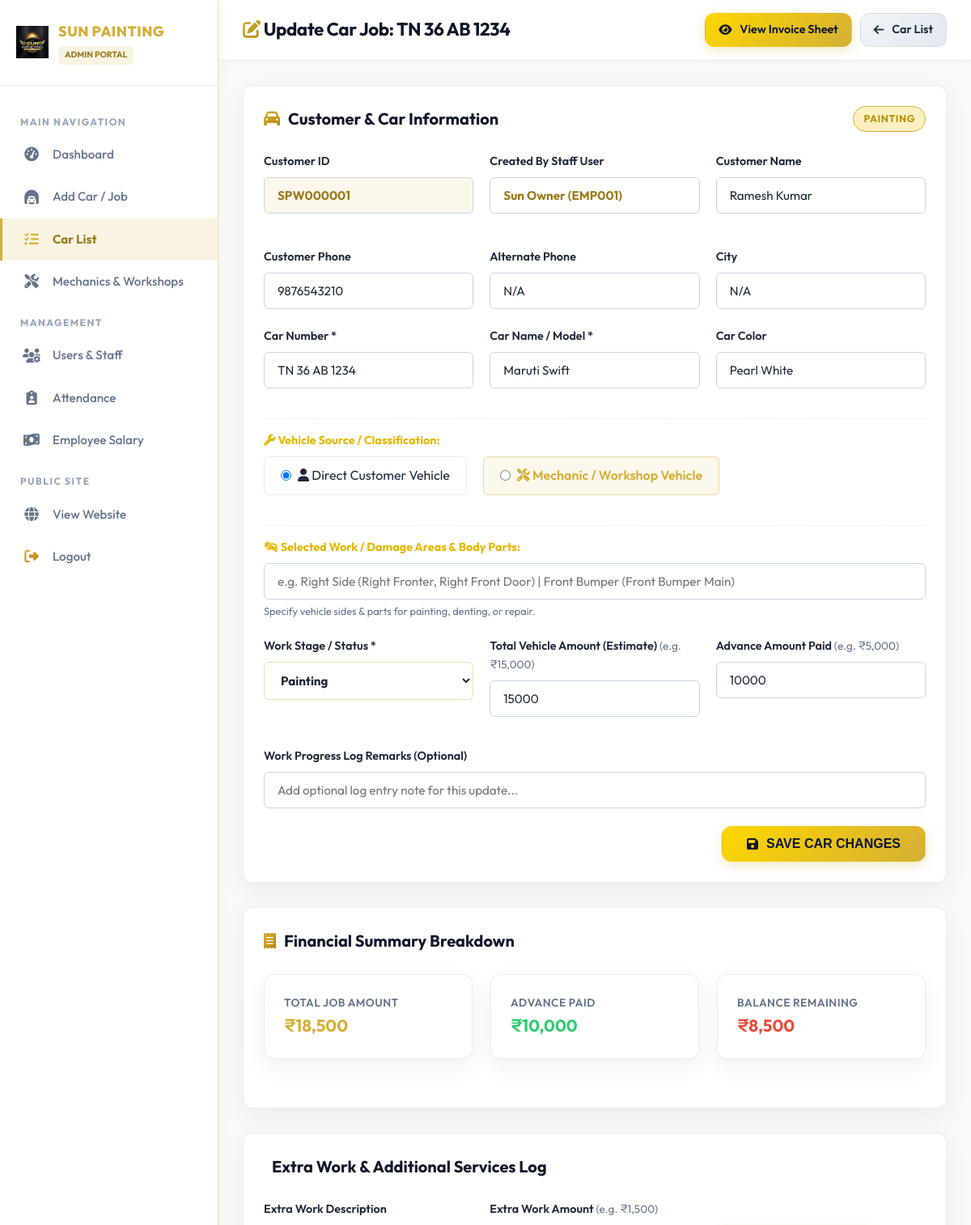
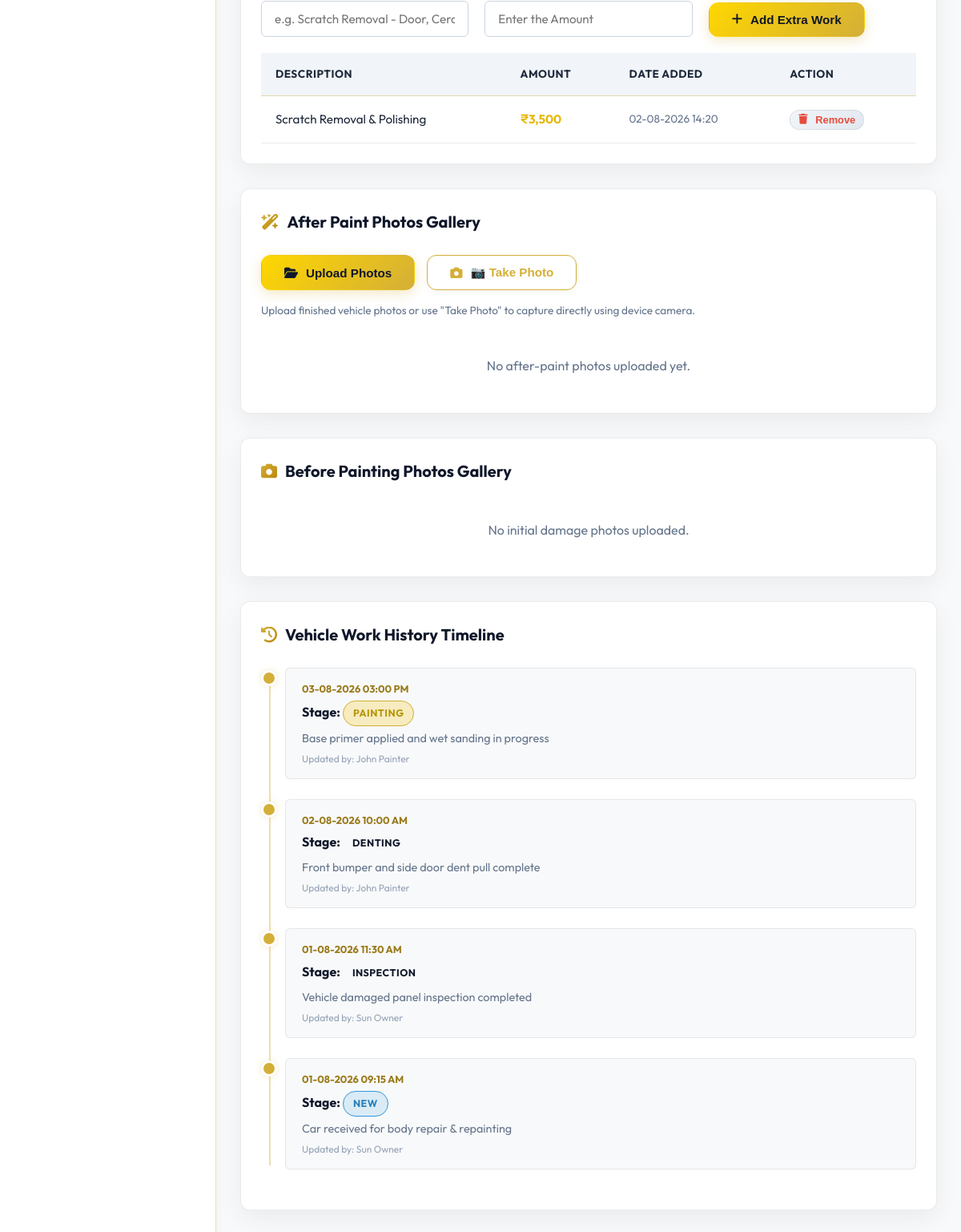
Page /admin/update_car.php?id=1 (signed in) on the committed database (2 pictures, top to bottom).
### tables this page shows
CREATE TABLE IF NOT EXISTS `cars` (
  `id` INT AUTO_INCREMENT PRIMARY KEY,
  `customer_id` VARCHAR(50) NOT NULL,
  `car_number` VARCHAR(50) NOT NULL,
  `car_name` VARCHAR(100) NOT NULL,
  `car_color` VARCHAR(50) NOT NULL,
  `is_mechanic_vehicle` ENUM('No', 'Yes') NOT NULL DEFAULT 'No',
  `mechanic_name` VARCHAR(100) NULL,
  `workshop_name` VARCHAR(100) NULL,
  `mechanic_contact` VARCHAR(20) NULL,
  `mechanic_location` VARCHAR(150) NULL,
  `customer_contact` VARCHAR(20) NULL,
  `estimate_amount` DECIMAL(10,2) NOT NULL DEFAULT 0.00,
  `total_amount` DECIMAL(10,2) NOT NULL DEFAULT 0.00,
  `final_amount` DECIMAL(10,2) NOT NULL DEFAULT 0.00,
  `advance_amount` DECIMAL(10,2) NOT NULL DEFAULT 0.00,
  `mechanic_total_amount` DECIMAL(10,2) NOT NULL DEFAULT 0.00,
  `mechanic_given_amount` DECIMAL(10,2) NOT NULL DEFAULT 0.00,
  `mechanic_balance_amount` DECIMAL(10,2) NOT NULL DEFAULT 0.00,
  `balance_amount` DECIMAL(10,2) NOT NULL DEFAULT 0.00,
  `payment_status` ENUM('Pending', 'Partial', 'Paid') NOT NULL DEFAULT 'Pending',
  `status` ENUM('New', 'Inspection', 'Denting', 'Painting', 'Polishing', 'Extra Work', 'Completed', 'Delivered') NOT NULL DEFAULT 'New',
  `created_by` INT NULL,
  `created_at` TIMESTAMP DEFAULT CURRENT_TIMESTAMP,
  `updated_at` TIMESTAMP DEFAULT CURRENT_TIMESTAMP ON UPDATE CURRENT_TIMESTAMP,
  INDEX `idx_car_customer_id` (`customer_id`),
  INDEX `idx_car_number` (`car_number`),
  INDEX `idx_car_status` (`status`),
  INDEX `idx_payment_status` (`payment_status`),
  CONSTRAINT `fk_cars_customer` FOREIGN KEY (`customer_id`) REFERENCES `customers` (`customer_id`) ON DELETE CASCADE ON UPDATE CASCADE
);

CREATE TABLE IF NOT EXISTS `users` (
  `id` INT AUTO_INCREMENT PRIMARY KEY,
  `employee_id` VARCHAR(50) NOT NULL UNIQUE,
  `name` VARCHAR(100) NOT NULL,
  `phone` VARCHAR(20) NOT NULL,
  `username` VARCHAR(50) NOT NULL UNIQUE,
  `password` VARCHAR(255) NOT NULL,
  `role` ENUM('Admin', 'User') NOT NULL DEFAULT 'User',
  `joining_date` DATE NULL,
  `status` ENUM('Active', 'Inactive') NOT NULL DEFAULT 'Active',
  `created_at` TIMESTAMP DEFAULT CURRENT_TIMESTAMP,
  `updated_at` TIMESTAMP DEFAULT CURRENT_TIMESTAMP ON UPDATE CURRENT_TIMESTAMP,
  INDEX `idx_username` (`username`),
  INDEX `idx_employee_id` (`employee_id`),
  INDEX `idx_role` (`role`)
);

CREATE TABLE IF NOT EXISTS `customers` (
  `id` INT AUTO_INCREMENT PRIMARY KEY,
  `customer_id` VARCHAR(50) NOT NULL UNIQUE,
  `customer_no` VARCHAR(20) NOT NULL,
  `alternate_phone` VARCHAR(20) NULL,
  `customer_name` VARCHAR(100) NOT NULL,
  `city` VARCHAR(100) NULL,
  `created_at` TIMESTAMP DEFAULT CURRENT_TIMESTAMP,
  `updated_at` TIMESTAMP DEFAULT CURRENT_TIMESTAMP ON UPDATE CURRENT_TIMESTAMP,
  INDEX `idx_customer_id` (`customer_id`),
  INDEX `idx_customer_no` (`customer_no`)
);

CREATE TABLE IF NOT EXISTS `extra_work` (
  `id` INT AUTO_INCREMENT PRIMARY KEY,
  `car_id` INT NOT NULL,
  `description` VARCHAR(255) NOT NULL,
  `amount` DECIMAL(10,2) NOT NULL DEFAULT 0.00,
  `added_by` INT NULL,
  `created_at` TIMESTAMP DEFAULT CURRENT_TIMESTAMP,
  INDEX `idx_extra_work_car_id` (`car_id`),
  CONSTRAINT `fk_extra_work_car` FOREIGN KEY (`car_id`) REFERENCES `cars` (`id`) ON DELETE CASCADE
);

CREATE TABLE IF NOT EXISTS `work_history` (
  `id` INT AUTO_INCREMENT PRIMARY KEY,
  `car_id` INT NOT NULL,
  `status` VARCHAR(50) NOT NULL,
  `description` TEXT NULL,
  `updated_by` INT NULL,
  `created_at` TIMESTAMP DEFAULT CURRENT_TIMESTAMP,
  INDEX `idx_work_history_car_id` (`car_id`),
  CONSTRAINT `fk_work_history_car` FOREIGN KEY (`car_id`) REFERENCES `cars` (`id`) ON DELETE CASCADE
);

### admin/update_car.php (the view, shortened to what the rows shown need)
<?php
require_once __DIR__ . '/../includes/admin_auth.php';
$car_id = (int)($_GET['id'] ?? 0);
$stmt = $pdo->prepare("SELECT c.*, cust.customer_name, cust.customer_no, cust.alternate_phone, cust.city, creator.name AS creator_name, creator.employee_id AS creator_code FROM cars c JOIN customers cust ON c.customer_id = cust.customer_id LEFT JOIN users creator ON c.created_by = creator.id WHERE c.id = ?");
$stmt->execute([$car_id]);
$car = $stmt->fetch();
$stmtExtra = $pdo->prepare("SELECT * FROM extra_work WHERE car_id = ? ORDER BY id ASC");
$stmtExtra->execute([$car_id]);
$extraWorks = $stmtExtra->fetchAll();
$stmtHistory = $pdo->prepare("SELECT wh.*, u.name AS updater_name FROM work_history wh LEFT JOIN users u ON wh.updated_by = u.id WHERE wh.car_id = ? ORDER BY wh.id DESC");
$stmtHistory->execute([$car_id]);
$workHistory = $stmtHistory->fetchAll();
?>
<!DOCTYPE html>
<html lang="en">
<head>
  <link rel="stylesheet" href="https://cdnjs.cloudflare.com/ajax/libs/font-awesome/6.4.0/css/all.min.css">
  <link rel="stylesheet" href="../assets/css/style.css">
  <link rel="stylesheet" href="../assets/css/dashboard.css">
</head>
<body>
<div class="app-wrapper">
  <main class="main-content">
    <header class="top-bar">
      <div style="display: flex; align-items: center; gap: 15px;">
        <h1 class="top-bar-title"><i class="fa-solid fa-pen-to-square text-gold"></i> Update Car Job: <?php echo e($car['car_number']); ?></h1>
      </div>
    </header>
    <div class="content-body">
      <form action="update_car.php?id=<?php echo $car_id; ?>" method="POST">
        <div class="card-box">
          <div class="card-box-header">
            <div style="display: flex; gap: 10px; align-items: center;">
              <span class="badge badge-status-<?php echo e($car['status']); ?>"><?php echo e($car['status']); ?></span>
            </div>
          </div>
          <div class="form-row">
            <div class="form-group">
              <label class="form-label">Customer ID</label>
              <input type="text" class="form-control" value="<?php echo e($car['customer_id']); ?>" readonly style="background: rgba(212,175,55,0.1); color: var(--gold-dark); font-weight: 700;">
            </div>
            <div class="form-group">
              <label class="form-label">Created By Staff User</label>
              <input type="text" class="form-control" value="<?php echo e($car['creator_name'] ?? 'System Admin'); ?> (<?php echo e($car['creator_code'] ?? 'EMP001'); ?>)" readonly style="font-weight: 700; color: var(--gold-dark);">
            </div>
            <div class="form-group">
              <label class="form-label">Customer Name</label>
              <input type="text" class="form-control" value="<?php echo e($car['customer_name']); ?>" readonly>
            </div>
            <div class="form-group">
              <label class="form-label">Customer Phone</label>
              <input type="text" class="form-control" value="<?php echo e($car['customer_no']); ?>" readonly>
            </div>
            <div class="form-group">
              <label class="form-label">Alternate Phone</label>
              <input type="text" class="form-control" value="<?php echo e($car['alternate_phone'] ?? 'N/A'); ?>" readonly>
            </div>
            <div class="form-group">
              <label class="form-label">City</label>
              <input type="text" class="form-control" value="<?php echo e($car['city'] ?? 'N/A'); ?>" readonly>
            </div>
          </div>
          <div class="form-row">
            <div class="form-group">
              <label class="form-label">Car Number *</label>
              <input type="text" name="car_number" class="form-control" value="<?php echo e($car['car_number']); ?>" required style="text-transform: uppercase;">
            </div>
            <div class="form-group">
              <label class="form-label">Car Name / Model *</label>
              <input type="text" name="car_name" class="form-control" value="<?php echo e($car['car_name']); ?>" required>
            </div>
            <div class="form-group">
              <label class="form-label">Car Color</label>
              <input type="text" name="car_color" class="form-control" value="<?php echo e($car['car_color']); ?>">
            </div>
          </div>
          <div class="form-row" style="margin-top: 15px; padding-top: 15px; border-top: 1px dashed var(--border-light);">
            <div class="form-group" style="flex: 1 1 100%;">
              <div style="display: flex; gap: 20px; margin-top: 8px; flex-wrap: wrap;">
                <label style="display: flex; align-items: center; gap: 8px; cursor: pointer; background: rgba(255,255,255,0.05); padding: 10px 20px; border-radius: var(--radius-sm); border: 1px solid var(--border-light);">
                  <input type="radio" name="is_mechanic_vehicle" value="No" <?php echo ($car['is_mechanic_vehicle'] ?? 'No') === 'No' ? 'checked' : ''; ?> onchange="toggleMechanicSection(false)">
                  <span><i class="fa-solid fa-user"></i> Direct Customer Vehicle</span>
                </label>
                <label style="display: flex; align-items: center; gap: 8px; cursor: pointer; background: rgba(212,175,55,0.1); padding: 10px 20px; border-radius: var(--radius-sm); border: 1px solid var(--border-gold); color: var(--gold-primary); font-weight: 600;">
                  <input type="radio" name="is_mechanic_vehicle" value="Yes" <?php echo ($car['is_mechanic_vehicle'] ?? '') === 'Yes' ? 'checked' : ''; ?> onchange="toggleMechanicSection(true)">
                  <span><i class="fa-solid fa-screwdriver-wrench"></i> Mechanic / Workshop Vehicle</span>
                </label>
              </div>
            </div>
          </div>
          <div class="form-row" style="margin-top: 15px;">
            <div class="form-group">
              <label class="form-label">Work Stage / Status *</label>
              <select name="status" class="form-control" style="border-color: var(--border-gold); font-weight: 700;">
                <?php
                $allStatuses = ['New', 'Putty', 'NC Putty', 'Primer', 'Base Coat', 'Painting', 'Polishing', 'Extra Work', 'Completed', 'Delivered'];
                foreach ($allStatuses as $st):
                ?>
                  <option value="<?php echo $st; ?>" <?php echo $car['status'] === $st ? 'selected' : ''; ?>><?php echo $st; ?></option>
                <?php endforeach; ?>
              </select>
            </div>
            <div class="form-group">
              <label class="form-label">Total Vehicle Amount (Estimate) <span style="font-weight: 400; font-size: 0.85rem; color: var(--text-muted);">(e.g. ₹15,000)</span></label>
              <input type="number" step="1" id="estimate_amount" name="estimate_amount" class="form-control" placeholder="Enter the Amount" value="<?php echo ((float)$car['estimate_amount'] > 0) ? (int)$car['estimate_amount'] : ''; ?>" oninput="calculateUpdateAmounts()">
            </div>
            <div class="form-group">
              <label class="form-label">Advance Amount Paid <span style="font-weight: 400; font-size: 0.85rem; color: var(--text-muted);">(e.g. ₹5,000)</span></label>
              <input type="number" step="1" id="advance_amount" name="advance_amount" class="form-control" placeholder="Enter the Amount" value="<?php $adv = (float)$car['advance_amount'] > 0 ? $car['advance_amount'] : $car['final_amount']; echo ($adv > 0) ? (int)$adv : ''; ?>" oninput="calculateUpdateAmounts()">
            </div>
          </div>
        </div>
      </form>
      <div class="card-box">
        <div class="metrics-grid">
          <div class="metric-card">
            <div class="metric-info">
              <div class="metric-label">Total Job Amount</div>
              <div style="font-size: 1.3rem; font-weight: 700; color: var(--gold-primary);"><?php echo formatRupee($car['total_amount']); ?></div>
            </div>
          </div>
          <div class="metric-card">
            <div class="metric-info">
              <div class="metric-label">Advance Paid</div>
              <div style="font-size: 1.3rem; font-weight: 700; color: #2ECC71;"><?php echo formatRupee($car['advance_amount'] > 0 ? $car['advance_amount'] : $car['final_amount']); ?></div>
            </div>
          </div>
          <div class="metric-card">
            <div class="metric-info">
              <div class="metric-label">Balance Remaining</div>
              <div style="font-size: 1.3rem; font-weight: 700; color: #E74C3C;"><?php echo formatRupee($car['balance_amount']); ?></div>
            </div>
          </div>
        </div>
      </div>
      <div class="card-box">
        <div class="table-responsive">
          <table class="custom-table">
            <thead>
              <tr>
                <th>Description</th>
                <th>Amount</th>
                <th>Date Added</th>
                <th>Action</th>
              </tr>
            </thead>
            <tbody>
              <?php if (empty($extraWorks)): ?>
                <tr>
                  <td colspan="4" style="text-align: center; color: var(--text-muted); padding: 20px;">No extra work added yet.</td>
                </tr>
              <?php else: ?>
                <?php foreach ($extraWorks as $ew): ?>
                  <tr>
                    <td><?php echo e($ew['description']); ?></td>
                    <td style="font-weight: 700; color: var(--gold-light);"><?php echo formatRupee($ew['amount']); ?></td>
                    <td style="font-size: 0.85rem; color: var(--text-muted);"><?php echo date('d-m-Y H:i', strtotime($ew['created_at'])); ?></td>
                    <td>
                      <form action="update_car.php?id=<?php echo $car_id; ?>" method="POST" onsubmit="return confirm('Remove this extra work item?');">
                        <button type="submit" class="btn btn-silver" style="padding: 4px 10px; font-size: 0.8rem; color: #E74C3C;"><i class="fa-solid fa-trash"></i> Remove</button>
                      </form>
                    </td>
                  </tr>
                <?php endforeach; ?>
              <?php endif; ?>
            </tbody>
          </table>
        </div>
      </div>
      <div class="card-box">
        <div class="timeline">
          <?php foreach ($workHistory as $wh): ?>
            <div class="timeline-item">
              <div class="timeline-marker"></div>
              <div class="timeline-content">
                <div class="timeline-date"><?php echo date('d-m-Y h:i A', strtotime($wh['created_at'])); ?></div>
                <div class="timeline-title">Stage: <span class="badge badge-status-<?php echo e($wh['status']); ?>"><?php echo e($wh['status']); ?></span></div>
                <div style="color: var(--text-muted); font-size: 0.9rem; margin-top: 4px;"><?php echo e($wh['description']); ?></div>
                <div style="font-size: 0.75rem; color: var(--silver-dark); margin-top: 4px;">Updated by: <?php echo e($wh['updater_name'] ?? 'System'); ?></div>
              </div>
            </div>
          <?php endforeach; ?>
        </div>
      </div>
    </div>
  </main>
</div>
</body>
</html>

### rows in the picture
cars: car_number "TN 36 AB 1234", status "PAINTING", customer "SPW000001", employee_id "Sun Owner (EMP001)", customer_name "Ramesh Kumar", customer_no "9876543210", alternate_phone "N/A", city "N/A", car_name "Maruti Swift", car_color "Pearl White", is_mechanic_vehicle "☑ Direct Customer Vehicle", is_mechanic_vehicle "☐ Mechanic / Workshop Vehicle", status "Painting", estimate_amount "15000", advance_amount "10000", total_amount "₹18,500", advance_amount+final_amount "₹10,000", balance_amount "₹8,500"
extra_work: description "Scratch Removal & Polishing", amount "₹3,500", created_at "02-08-2026 14:20"
work_history: created_at "03-08-2026 03:00 PM", status "PAINTING", description "Base primer applied and wet sanding in progress", users.name "John Painter"
work_history: created_at "02-08-2026 10:00 AM", status "DENTING", description "Front bumper and side door dent pull complete", users.name "John Painter"
work_history: created_at "01-08-2026 11:30 AM", status "INSPECTION", description "Vehicle damaged panel inspection completed", users.name "Sun Owner"
work_history: created_at "01-08-2026 09:15 AM", status "NEW", description "Car received for body repair & repainting", users.name "Sun Owner"
